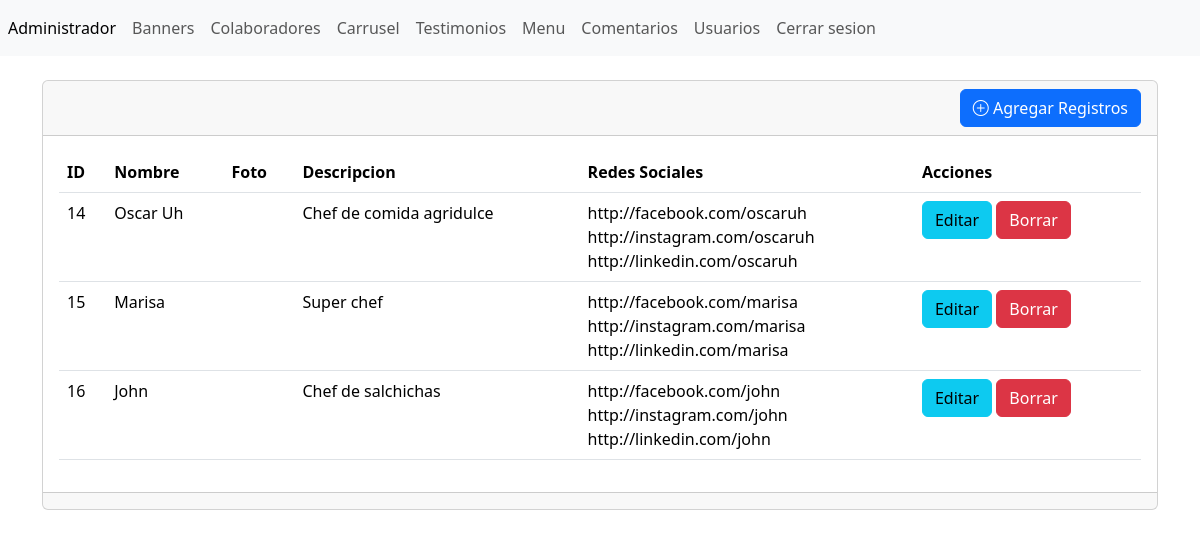
Page /admin/seccion/colaboradores/index.php (signed in) on the committed database.
### tables this page shows
CREATE TABLE `tbl_colaboradores` (
  `ID` int(11) NOT NULL,
  `titulo` varchar(255) NOT NULL,
  `descripcion` varchar(255) NOT NULL,
  `linkfacebook` varchar(255) NOT NULL,
  `linkinstagram` varchar(255) NOT NULL,
  `linklinkedin` varchar(255) NOT NULL,
  `foto` varchar(255) NOT NULL
);

### admin/seccion/colaboradores/index.php (the view, shortened to what this page needs)
<?php
include("../../bd.php");
$sentencia=$conexion->prepare("SELECT * FROM `tbl_colaboradores`");
$sentencia->execute();
$lista_colaboradores= $sentencia->fetchAll(PDO::FETCH_ASSOC);
include("../../templates/header.php");
?>
<br>
<div class="card">
    <div class="card-header text-end">
        <a name="" id="" class="btn btn-primary" href="crear.php" role="button"><i class="bi bi-plus-circle"></i> Agregar Registros</a>
    </div>
    <div class="card-body">
        <div class="table-responsive-sm">
            <table class="table">
                <thead>
                    <tr>
                        <th scope="col">ID</th>
                        <th scope="col">Nombre</th>
                        <th scope="col">Foto</th>
                        <th scope="col">Descripcion</th>
                        <th scope="col">Redes Sociales</th>
                        <th scope="col">Acciones</th>
                    </tr>
                </thead>
                <tbody>
                    <?php foreach ($lista_colaboradores as $key => $value) { ?>
                    <tr class="">
                        <td><?php echo $value['ID'] ?></td>
                        <td><?php echo $value['titulo'] ?></td>
                        <td>
                        </td>
                        <td><?php echo $value['descripcion'] ?></td>
                        <td>
                            <?php echo $value['linkfacebook'] ?>  <br>
                            <?php echo $value['linkinstagram'] ?> <br>
                            <?php echo $value['linklinkedin'] ?>
                        </td>
                        <td>
                            <a name="" id="" class="btn btn-info" href="editar.php?txtID=<?php echo $value['ID'] ?>"
                            role="button">Editar</a>
                            <a name="" id="" class="btn btn-danger" href="index.php?txtID=<?php echo $value['ID'] ?>"
                            role="button">Borrar</a>
                        </td>
                    </tr>
                    <?php } ?>
                </tbody>
            </table>
        </div>
    </div>
    <div class="card-footer text-muted"></div>
</div>
<?php
include("../../templates/footer.php");
?>

### admin/templates/header.php (shortened to what this page needs)
<?php
$url_base="http://localhost/ChestGab/admin/";
?>
<!doctype html>
<html lang="en">
    <head>
        <link rel="stylesheet" href="https://cdn.jsdelivr.net/npm/bootstrap-icons@1.11.3/font/bootstrap-icons.min.css">
        <link href="https://cdn.jsdelivr.net/npm/bootstrap@5.3.2/dist/css/bootstrap.min.css" rel="stylesheet"
>
    </head>
    <body>
        <header>
            <nav class="navbar navbar-expand navbar-light bg-light">
                <div class="nav navbar-nav">
                    <a class="nav-item nav-link active" href="<?php echo $url_base;?>index.php" aria-current="page"
                    >Administrador<span class="visually-hidden">(current)</span></a>
                    <a class="nav-item nav-link" href="<?php echo $url_base;?>seccion/banner/">Banners</a>
                    <a class="nav-item nav-link" href="<?php echo $url_base;?>seccion/colaboradores/">Colaboradores</a>
                    <a class="nav-item nav-link" href="<?php echo $url_base;?>seccion/carrusel/">Carrusel</a>
                    <a class="nav-item nav-link" href="<?php echo $url_base;?>seccion/testimonios/">Testimonios</a>
                    <a class="nav-item nav-link" href="<?php echo $url_base;?>seccion/menu/">Menu</a>
                    <a class="nav-item nav-link" href="<?php echo $url_base;?>seccion/comentarios/">Comentarios</a>
                    <a class="nav-item nav-link" href="<?php echo $url_base;?>seccion/usuarios/">Usuarios</a>
                    <a class="nav-item nav-link" href="<?php echo $url_base;?>cerrar.php">Cerrar sesion</a>
                </div>
            </nav>
        </header>
        <main>
            <section class="container">

### admin/templates/footer.php (shortened to what this page needs)
</section>
</main>
    </body>
</html>

### rows in the picture
tbl_colaboradores: ID "14", titulo "Oscar Uh", descripcion "Chef de comida agridulce", linkfacebook "http://facebook.com/oscaruh", linkinstagram "http://instagram.com/oscaruh", linklinkedin "http://linkedin.com/oscaruh"
tbl_colaboradores: ID "15", titulo "Marisa", descripcion "Super chef", linkfacebook "http://facebook.com/marisa", linkinstagram "http://instagram.com/marisa", linklinkedin "http://linkedin.com/marisa"
tbl_colaboradores: ID "16", titulo "John", descripcion "Chef de salchichas", linkfacebook "http://facebook.com/john", linkinstagram "http://instagram.com/john", linklinkedin "http://linkedin.com/john"
